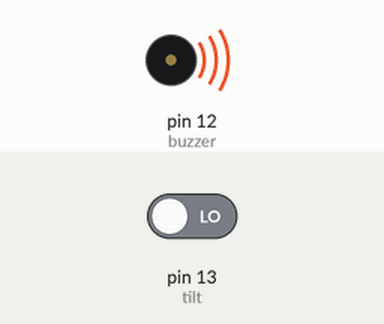
This sketch was run on a simulated Arduino Uno, built with avr-gcc and run on an emulated ATmega328P. On the bench: buzzer (waves = sounding, pin HIGH). The test bench sets the inputs (shaded band); at power-on: pin 13 (tilt) LOW.

Above: at 1.2 s.
1.3 s: pin 13 (tilt) driven HIGH
At 2.0 s:
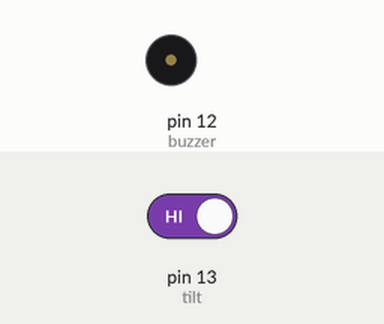
4.3 s: pin 13 (tilt) driven LOW
At 5.4 s:
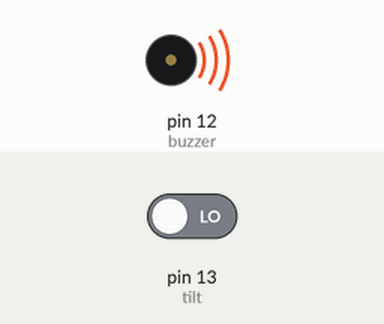
Timing chart, 0 to 7.3 s (numbered marks = the images above; inputs shaded):
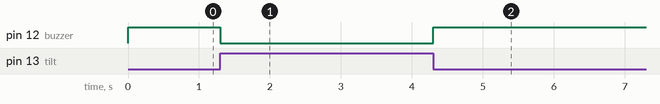

Measured:
- after the input at 1.3 s, pin 12 (buzzer): HIGH → LOW at once
- after the input at 4.3 s, pin 12 (buzzer): LOW → HIGH at once

The sketch:

Tiltbuzzer.ino
```cpp
// (licence header left out)
int tilt = 13, buzzer=12;

void setup() {
  pinMode(tilt, INPUT);
  pinMode(buzzer,OUTPUT);
}

void loop() {
  if(digitalRead(tilt)==HIGH){
  digitalWrite(buzzer, LOW);
  delay(1000);
  }
  digitalWrite(buzzer, HIGH);
}
```
